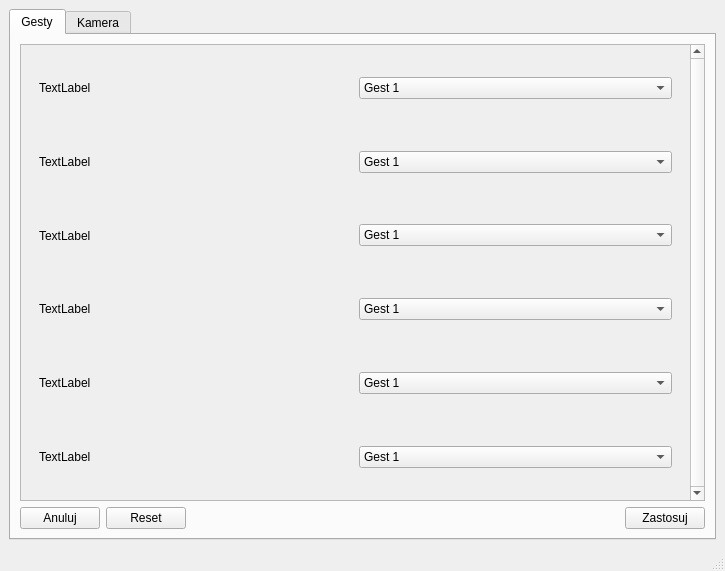
<?xml version="1.0" encoding="UTF-8"?>
<ui version="4.0">
 <class>MainWindow</class>
 <widget class="QMainWindow" name="MainWindow">
  <property name="geometry">
   <rect>
    <x>0</x>
    <y>0</y>
    <width>725</width>
    <height>571</height>
   </rect>
  </property>
  <property name="windowTitle">
   <string>MainWindow</string>
  </property>
  <widget class="QWidget" name="centralwidget">
   <layout class="QHBoxLayout" name="horizontalLayout_2">
    <item>
     <widget class="QTabWidget" name="tabWidget">
      <property name="currentIndex">
       <number>0</number>
      </property>
      <widget class="QWidget" name="gestureTab">
       <attribute name="title">
        <string>Gesty</string>
       </attribute>
       <layout class="QGridLayout" name="gridLayout">
        <item row="3" column="3">
         <widget class="QPushButton" name="applyButton_2">
          <property name="text">
           <string>Zastosuj</string>
          </property>
         </widget>
        </item>
        <item row="3" column="1">
         <widget class="QPushButton" name="resetButton">
          <property name="text">
           <string>Reset</string>
          </property>
         </widget>
        </item>
        <item row="3" column="2">
         <spacer name="horizontalSpacer">
          <property name="orientation">
           <enum>Qt::Horizontal</enum>
          </property>
          <property name="sizeHint" stdset="0">
           <size>
            <width>40</width>
            <height>20</height>
           </size>
          </property>
         </spacer>
        </item>
        <item row="3" column="0">
         <widget class="QPushButton" name="cancelButton">
          <property name="text">
           <string>Anuluj</string>
          </property>
         </widget>
        </item>
        <item row="2" column="0" colspan="4">
         <widget class="QScrollArea" name="scrollArea">
          <property name="verticalScrollBarPolicy">
           <enum>Qt::ScrollBarAlwaysOn</enum>
          </property>
          <property name="widgetResizable">
           <bool>true</bool>
          </property>
          <widget class="QWidget" name="scrollAreaWidgetContents_2">
           <property name="geometry">
            <rect>
             <x>0</x>
             <y>0</y>
             <width>664</width>
             <height>437</height>
            </rect>
           </property>
           <layout class="QVBoxLayout" name="verticalLayout_2">
            <item>
             <widget class="QWidget" name="widget" native="true">
              <layout class="QHBoxLayout" name="horizontalLayout_4">
               <item>
                <widget class="QLabel" name="label">
                 <property name="text">
                  <string>TextLabel</string>
                 </property>
                </widget>
               </item>
               <item>
                <widget class="QComboBox" name="comboBox">
                 <item>
                  <property name="text">
                   <string>Gest 1</string>
                  </property>
                 </item>
                 <item>
                  <property name="text">
                   <string>Gest 2</string>
                  </property>
                 </item>
                 <item>
                  <property name="text">
                   <string>Gest 3</string>
                  </property>
                 </item>
                 <item>
                  <property name="text">
                   <string>Gest 4</string>
                  </property>
                 </item>
                 <item>
                  <property name="text">
                   <string>Gest 5</string>
                  </property>
                 </item>
                 <item>
                  <property name="text">
                   <string>Gest 6</string>
                  </property>
                 </item>
                 <item>
                  <property name="text">
                   <string>Gest 7</string>
                  </property>
                 </item>
                 <item>
                  <property name="text">
                   <string>Gest 8</string>
                  </property>
                 </item>
                 <item>
                  <property name="text">
                   <string>Gest 9</string>
                  </property>
                 </item>
                 <item>
                  <property name="text">
                   <string>Gest 10</string>
                  </property>
                 </item>
                 <item>
                  <property name="text">
                   <string>Gest 11</string>
                  </property>
                 </item>
                 <item>
                  <property name="text">
                   <string>Gest 12</string>
                  </property>
                 </item>
                 <item>
                  <property name="text">
                   <string>Gest 13</string>
                  </property>
                 </item>
                 <item>
                  <property name="text">
                   <string>Gest 14</string>
                  </property>
                 </item>
                 <item>
                  <property name="text">
                   <string>Gest 15</string>
                  </property>
                 </item>
                </widget>
               </item>
              </layout>
             </widget>
            </item>
            <item>
             <widget class="QWidget" name="widget_2" native="true">
              <layout class="QHBoxLayout" name="horizontalLayout_5">
               <item>
                <widget class="QLabel" name="label_2">
                 <property name="text">
                  <string>TextLabel</string>
                 </property>
                </widget>
               </item>
               <item>
                <widget class="QComboBox" name="comboBox_2">
                 <item>
                  <property name="text">
                   <string>Gest 1</string>
                  </property>
                 </item>
                 <item>
                  <property name="text">
                   <string>Gest 2</string>
                  </property>
                 </item>
                 <item>
                  <property name="text">
                   <string>Gest 3</string>
                  </property>
                 </item>
                 <item>
                  <property name="text">
                   <string>Gest 4</string>
                  </property>
                 </item>
                 <item>
                  <property name="text">
                   <string>Gest 5</string>
                  </property>
                 </item>
                 <item>
                  <property name="text">
                   <string>Gest 6</string>
                  </property>
                 </item>
                 <item>
                  <property name="text">
                   <string>Gest 7</string>
                  </property>
                 </item>
                 <item>
                  <property name="text">
                   <string>Gest 8</string>
                  </property>
                 </item>
                 <item>
                  <property name="text">
                   <string>Gest 9</string>
                  </property>
                 </item>
                 <item>
                  <property name="text">
                   <string>Gest 10</string>
                  </property>
                 </item>
                 <item>
                  <property name="text">
                   <string>Gest 11</string>
                  </property>
                 </item>
                 <item>
                  <property name="text">
                   <string>Gest 12</string>
                  </property>
                 </item>
                 <item>
                  <property name="text">
                   <string>Gest 13</string>
                  </property>
                 </item>
                 <item>
                  <property name="text">
                   <string>Gest 14</string>
                  </property>
                 </item>
                 <item>
                  <property name="text">
                   <string>Gest 15</string>
                  </property>
                 </item>
                </widget>
               </item>
              </layout>
             </widget>
            </item>
            <item>
             <widget class="QWidget" name="widget_3" native="true">
              <layout class="QHBoxLayout" name="horizontalLayout_6">
               <item>
                <widget class="QLabel" name="label_3">
                 <property name="text">
                  <string>TextLabel</string>
                 </property>
                </widget>
               </item>
               <item>
                <widget class="QComboBox" name="comboBox_3">
                 <item>
                  <property name="text">
                   <string>Gest 1</string>
                  </property>
                 </item>
                 <item>
                  <property name="text">
                   <string>Gest 2</string>
                  </property>
                 </item>
                 <item>
                  <property name="text">
                   <string>Gest 3</string>
                  </property>
                 </item>
                 <item>
                  <property name="text">
                   <string>Gest 4</string>
                  </property>
                 </item>
                 <item>
                  <property name="text">
                   <string>Gest 5</string>
                  </property>
                 </item>
                 <item>
                  <property name="text">
                   <string>Gest 6</string>
                  </property>
                 </item>
                 <item>
                  <property name="text">
                   <string>Gest 7</string>
                  </property>
                 </item>
                 <item>
                  <property name="text">
                   <string>Gest 8</string>
                  </property>
                 </item>
                 <item>
                  <property name="text">
                   <string>Gest 9</string>
                  </property>
                 </item>
                 <item>
                  <property name="text">
                   <string>Gest 10</string>
                  </property>
                 </item>
                 <item>
                  <property name="text">
                   <string>Gest 11</string>
                  </property>
                 </item>
                 <item>
                  <property name="text">
                   <string>Gest 12</string>
                  </property>
                 </item>
                 <item>
                  <property name="text">
                   <string>Gest 13</string>
                  </property>
                 </item>
                 <item>
                  <property name="text">
                   <string>Gest 14</string>
                  </property>
                 </item>
                 <item>
                  <property name="text">
                   <string>Gest 15</string>
                  </property>
                 </item>
                </widget>
               </item>
              </layout>
             </widget>
            </item>
            <item>
             <widget class="QWidget" name="widget_4" native="true">
              <layout class="QHBoxLayout" name="horizontalLayout_7">
               <item>
                <widget class="QLabel" name="label_4">
                 <property name="text">
                  <string>TextLabel</string>
                 </property>
                </widget>
               </item>
               <item>
                <widget class="QComboBox" name="comboBox_4">
                 <item>
                  <property name="text">
                   <string>Gest 1</string>
                  </property>
                 </item>
                 <item>
                  <property name="text">
                   <string>Gest 2</string>
                  </property>
                 </item>
                 <item>
                  <property name="text">
                   <string>Gest 3</string>
                  </property>
                 </item>
                 <item>
                  <property name="text">
                   <string>Gest 4</string>
                  </property>
                 </item>
                 <item>
                  <property name="text">
                   <string>Gest 5</string>
                  </property>
                 </item>
                 <item>
                  <property name="text">
                   <string>Gest 6</string>
                  </property>
                 </item>
                 <item>
                  <property name="text">
                   <string>Gest 7</string>
                  </property>
                 </item>
                 <item>
                  <property name="text">
                   <string>Gest 8</string>
                  </property>
                 </item>
                 <item>
                  <property name="text">
                   <string>Gest 9</string>
                  </property>
                 </item>
                 <item>
                  <property name="text">
                   <string>Gest 10</string>
                  </property>
                 </item>
                 <item>
                  <property name="text">
                   <string>Gest 11</string>
                  </property>
                 </item>
                 <item>
                  <property name="text">
                   <string>Gest 12</string>
                  </property>
                 </item>
                 <item>
                  <property name="text">
                   <string>Gest 13</string>
                  </property>
                 </item>
                 <item>
                  <property name="text">
                   <string>Gest 14</string>
                  </property>
                 </item>
                 <item>
                  <property name="text">
                   <string>Gest 15</string>
                  </property>
                 </item>
                </widget>
               </item>
              </layout>
             </widget>
            </item>
            <item>
             <widget class="QWidget" name="widget_5" native="true">
              <layout class="QHBoxLayout" name="horizontalLayout_8">
               <item>
                <widget class="QLabel" name="label_5">
                 <property name="text">
                  <string>TextLabel</string>
                 </property>
                </widget>
               </item>
               <item>
                <widget class="QComboBox" name="comboBox_5">
                 <item>
                  <property name="text">
                   <string>Gest 1</string>
                  </property>
                 </item>
                 <item>
                  <property name="text">
                   <string>Gest 2</string>
                  </property>
                 </item>
                 <item>
                  <property name="text">
                   <string>Gest 3</string>
                  </property>
                 </item>
                 <item>
                  <property name="text">
                   <string>Gest 4</string>
                  </property>
                 </item>
                 <item>
                  <property name="text">
                   <string>Gest 5</string>
                  </property>
                 </item>
                 <item>
                  <property name="text">
                   <string>Gest 6</string>
                  </property>
                 </item>
                 <item>
                  <property name="text">
                   <string>Gest 7</string>
                  </property>
                 </item>
                 <item>
                  <property name="text">
                   <string>Gest 8</string>
                  </property>
                 </item>
                 <item>
                  <property name="text">
                   <string>Gest 9</string>
                  </property>
                 </item>
                 <item>
                  <property name="text">
                   <string>Gest 10</string>
                  </property>
                 </item>
                 <item>
                  <property name="text">
                   <string>Gest 11</string>
                  </property>
                 </item>
                 <item>
                  <property name="text">
                   <string>Gest 12</string>
                  </property>
                 </item>
                 <item>
                  <property name="text">
                   <string>Gest 13</string>
                  </property>
                 </item>
                 <item>
                  <property name="text">
                   <string>Gest 14</string>
                  </property>
                 </item>
                 <item>
                  <property name="text">
                   <string>Gest 15</string>
                  </property>
                 </item>
                </widget>
               </item>
              </layout>
             </widget>
            </item>
            <item>
             <widget class="QWidget" name="widget_6" native="true">
              <layout class="QHBoxLayout" name="horizontalLayout_9">
               <item>
                <widget class="QLabel" name="label_6">
                 <property name="text">
                  <string>TextLabel</string>
                 </property>
                </widget>
               </item>
               <item>
                <widget class="QComboBox" name="comboBox_6">
                 <item>
                  <property name="text">
                   <string>Gest 1</string>
                  </property>
                 </item>
                 <item>
                  <property name="text">
                   <string>Gest 2</string>
                  </property>
                 </item>
                 <item>
                  <property name="text">
                   <string>Gest 3</string>
                  </property>
                 </item>
                 <item>
                  <property name="text">
                   <string>Gest 4</string>
                  </property>
                 </item>
                 <item>
                  <property name="text">
                   <string>Gest 5</string>
                  </property>
                 </item>
                 <item>
                  <property name="text">
                   <string>Gest 6</string>
                  </property>
                 </item>
                 <item>
                  <property name="text">
                   <string>Gest 7</string>
                  </property>
                 </item>
                 <item>
                  <property name="text">
                   <string>Gest 8</string>
                  </property>
                 </item>
                 <item>
                  <property name="text">
                   <string>Gest 9</string>
                  </property>
                 </item>
                 <item>
                  <property name="text">
                   <string>Gest 10</string>
                  </property>
                 </item>
                 <item>
                  <property name="text">
                   <string>Gest 11</string>
                  </property>
                 </item>
                 <item>
                  <property name="text">
                   <string>Gest 12</string>
                  </property>
                 </item>
                 <item>
                  <property name="text">
                   <string>Gest 13</string>
                  </property>
                 </item>
                 <item>
                  <property name="text">
                   <string>Gest 14</string>
                  </property>
                 </item>
                 <item>
                  <property name="text">
                   <string>Gest 15</string>
                  </property>
                 </item>
                </widget>
               </item>
              </layout>
             </widget>
            </item>
           </layout>
          </widget>
         </widget>
        </item>
       </layout>
      </widget>
      <widget class="QWidget" name="cameraTab">
       <attribute name="title">
        <string>Kamera</string>
       </attribute>
      </widget>
     </widget>
    </item>
   </layout>
  </widget>
  <widget class="QMenuBar" name="menubar">
   <property name="geometry">
    <rect>
     <x>0</x>
     <y>0</y>
     <width>725</width>
     <height>21</height>
    </rect>
   </property>
  </widget>
  <widget class="QStatusBar" name="statusbar"/>
 </widget>
 <resources/>
 <connections/>
</ui>
